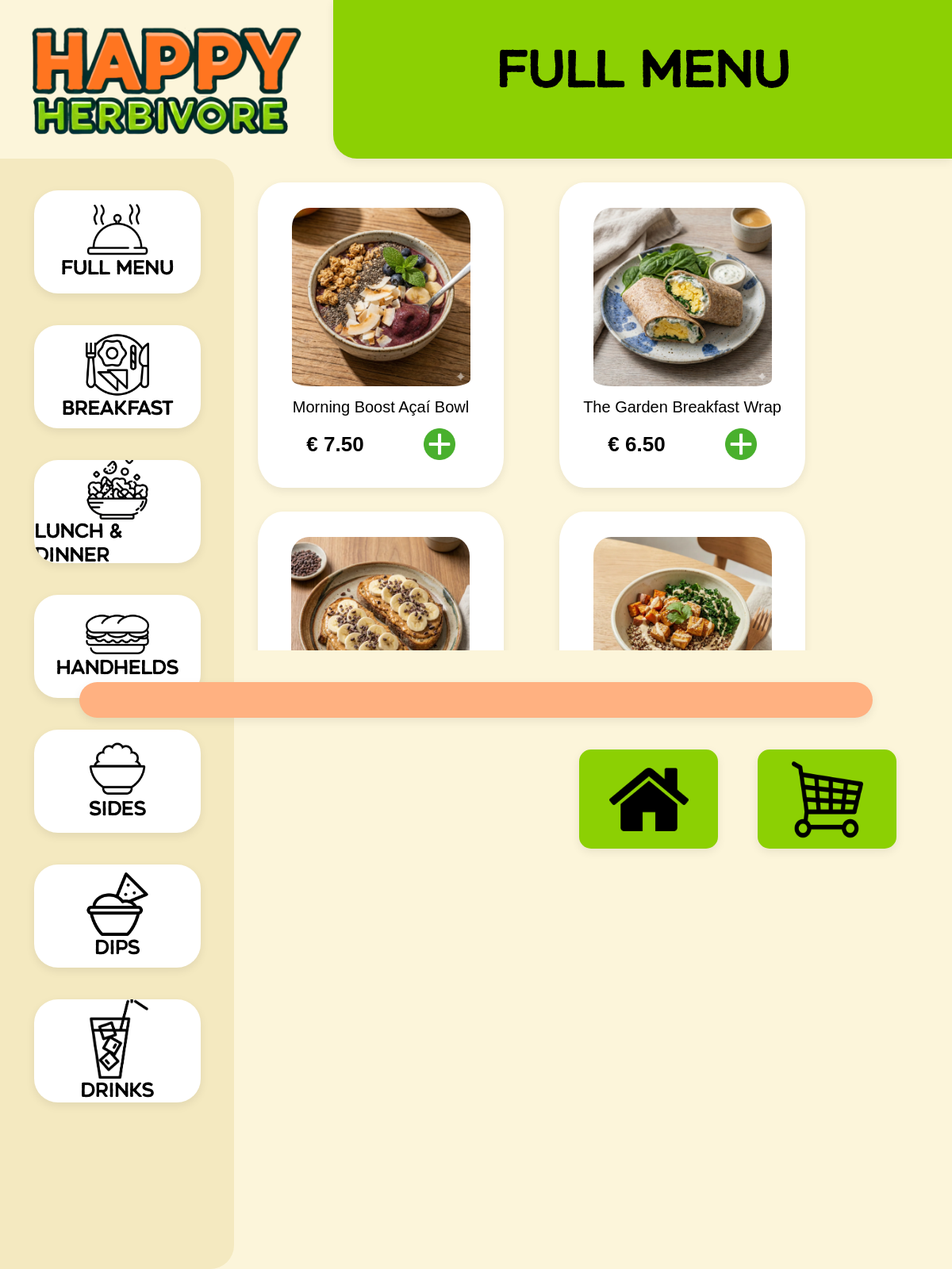
Page /menu.php on the committed database.
### tables this page shows
CREATE TABLE `products` (
  `product_id` int(11) NOT NULL,
  `category_id` int(11) NOT NULL,
  `image_id` int(11) NOT NULL,
  `name` varchar(50) NOT NULL,
  `description` text NOT NULL,
  `price` decimal(25,2) NOT NULL,
  `kcal` varchar(25) NOT NULL,
  `diet_type` text NOT NULL,
  `available` tinyint(1) NOT NULL
);

CREATE TABLE `images` (
  `image_id` int(11) NOT NULL,
  `filename` varchar(255) NOT NULL,
  `description` text NOT NULL
);

### lang.php (called while the page is built, shortened)
<?php
require_once __DIR__ . '/connection.php';
function getCurrentLanguage(): string
{
    $option = $_SESSION['languageOption'] ?? 'English';
    return 'en';
}
function t(string $key, ?string $default = null): string
{
    static $cache = [];
    $lang = getCurrentLanguage();
    $cacheKey = $lang . '|' . $key;
    if (isset($cache[$cacheKey])) {
        return $cache[$cacheKey];
    }
    global $pdo;
    try {
        $stmt = $pdo->prepare(
            'SELECT text FROM translations WHERE language = :language AND `key` = :key LIMIT 1'
        );
        $stmt->execute([
            ':language' => $lang,
            ':key'      => $key,
        ]);
        $row = $stmt->fetch(PDO::FETCH_ASSOC);
        if ($row && isset($row['text'])) {
            $cache[$cacheKey] = $row['text'];
            return $row['text'];
        }
    } catch (Throwable $e) {
    }
    if ($default !== null) {
        return $default;
    }
    return $default ?? $key;
}

### menu.php (the view, shortened to what this page needs)
<?php
include("connection.php");
require_once 'lang.php';
try {
    $category_id = $_GET['category'] ?? null;
    if ($category_id) {
        $stmt = $pdo->prepare("
            SELECT products.*, images.filename, images.description AS image_description
            FROM products
            LEFT JOIN images ON products.image_id = images.image_id
            WHERE products.category_id = :category_id
        ");
        $stmt->bindParam(':category_id', $category_id, PDO::PARAM_INT);
    } else {
        $stmt = $pdo->prepare("
            SELECT products.*, images.filename, images.description AS image_description
            FROM products
            LEFT JOIN images ON products.image_id = images.image_id
        ");
    }
    $header_title = t('menu.category.full_menu', 'Full Menu');
    $stmt->execute();
    $products = $stmt->fetchAll(PDO::FETCH_ASSOC);
} catch (PDOException $e) {
    echo "Error: " . $e->getMessage();
    exit;
}
?>
<!DOCTYPE html>
<html lang="<?= htmlspecialchars(getCurrentLanguage()); ?>">
<head>
    <link rel="stylesheet" href="assets/css/menu.css">
    <link rel="stylesheet" href="assets/css/style.css">
</head>
<body>
    <div class="topbar-container">
        <div class="top-left">
            <img src="assets/img/logo_big_happy_herbivore_transparent.png" id="menu-logo">
        </div>
        <div class="top-right">
            <div id="menu-topbox">
                <h2><?= htmlspecialchars($header_title); ?></h2>
            </div>
        </div>
    </div>
    <div class="content-container">
        <div class="categories-box">
    <a href="menu.php" class="option-button">
        <img src="assets/img/highlights.png" id="category-icon">
        <h1><?= htmlspecialchars(t('menu.category.full_menu', 'Full menu')); ?></h1>
    </a>
    <a href="menu.php?category=1" class="option-button">
        <img src="assets/img/breakfast-icon.png" id="category-icon">
        <h1><?= htmlspecialchars(t('menu.category.breakfast', 'Breakfast')); ?></h1>
    </a>
    <a href="menu.php?category=2" class="option-button">
        <img src="assets/img/salad-icon.png" id="category-icon">
        <h1><?= htmlspecialchars(t('menu.category.lunch_dinner', 'Lunch & Dinner')); ?></h1>
    </a>
    <a href="menu.php?category=4" class="option-button">
        <img src="assets/img/sandwich-icon.png" id="category-icon">
        <h1><?= htmlspecialchars(t('menu.category.handhelds', 'Handhelds')); ?></h1>
    </a>
    <a href="menu.php?category=3" class="option-button">
        <img src="assets/img/sides-icon.png" id="category-icon">
        <h1><?= htmlspecialchars(t('menu.category.sides', 'Sides')); ?></h1>
    </a>
    <a href="menu.php?category=5" class="option-button">
        <img src="assets/img/dips-icon.png" id="category-icon">
        <h1><?= htmlspecialchars(t('menu.category.dips', 'Dips')); ?></h1>
    </a>
    <a href="menu.php?category=6" class="option-button">
        <img src="assets/img/drink-icon.png" id="category-icon">
        <h1><?= htmlspecialchars(t('menu.category.drinks', 'Drinks')); ?></h1>
    </a>
        </div>
<div class="menu-items">
<?php foreach($products as $product): ?>
<div class="menu-item">
<a href="product.php?id=<?= $product['product_id']; ?>" class="menu-link">
<?php if(!empty($product['filename'])): ?>
<img src="assets/img/<?= htmlspecialchars($product['filename']); ?>"
     class="product-image"
     alt="<?= htmlspecialchars(t('product.description.' . (string)$product['product_id'], $product['description'])); ?>">
<?php endif; ?>
<h3><?= htmlspecialchars(t('product.name.' . (string)$product['product_id'], $product['name'])); ?></h3>
</a>
<div class="productinfo-container">
<div class="left-row">
<h4>€ <?= htmlspecialchars($product['price']); ?></h4>
</div>
<div class="right-row">
<a href="cart_action.php?id=<?= $product['product_id']; ?>">
<img src="assets/img/add-icon.png" class="add-button">
</a>
</div>
</div>
</div>
<?php endforeach; ?>
</div>
        </div>
    <div class="bottombar-container">
        <div id="pink-bar"></div>
        <div class="button-row">
        <a href="index.php" id="cancel-button">
            <img src="assets/img/home-icon.png" id="cancel-image">
        </a>
        <a href="cart.php" id="cart-button">
            <img src="assets/img/cart.png" id="cart-image">
        </a>
        </div>
        </div>
</body>
</html>

### assets/css/menu.css (style rules this page uses)
html, body { margin: 0; padding: 0; height: 100%; background-color: #FCF5DA; }
.topbar-container { width: 100%; height: auto; display: flex; flex-direction: row; }
.top-left { width: 35%; display: flex; align-items: center; justify-content: center; flex-direction: column; }
.top-right { width: 65%; display: flex; align-items: center; justify-content: center; text-align: center; flex-direction: column; }
#menu-logo { width: 350px; height: auto; }
#menu-topbox { width: 100%; height: 200px; background-color: #8CD003; border-radius: 0px 0px 0px 30px; box-shadow: 0 4px 12px rgba(0, 0, 0, 0.08); }
h2 { font-size: 60px; font-family: NotoSans, sans-serif; }
.content-container { width: 100%; height: 70%; display: flex; flex-direction: row; }
.categories-box { width: 295px; height: 1400px; background-color: #F4E9C0; border-radius: 0px 30px 30px 0px; display: flex; flex-direction: column; align-items: center; }
.option-button { width: 210px; height: 130px; border-radius: 30px; background-color: white; margin-top: 40px; display: flex; align-items: center; justify-content: center; flex-direction: column; overflow: hidden; text-decoration: none; box-shadow: 0 4px 12px rgba(0, 0, 0, 0.08); }
.menu-link { text-decoration: none; color: black; }
#category-icon { width: 80px; height: auto; }
h1 { font-size: 23px; font-family: NotoSans, sans-serif; margin: 0.5px; color: black; }
.menu-items { width: 70%; height: 100%; padding: 30px; display: flex; flex-wrap: wrap; flex-direction: row; column-gap: 70px; row-gap: 30px; align-content: flex-start; justify-content: flex-start; overflow-y: scroll; }
.menu-item { width: 300px; height: 375px; background-color: white; border-radius: 10%; display: flex; flex-direction: column; justify-content: center; align-items: center; overflow: hidden; padding: 5px; box-shadow: 0 4px 12px rgba(0, 0, 0, 0.08); }
.product-image { width: 225px; height: auto; border-radius: 10%; padding-bottom: 15px; display: block; margin: 0 auto; }
h3 { margin: 0; font-size: 20px; font-family: NotoSans, sans-serif; font-weight: 500; text-align: center; }
h4 { margin: 0; font-size: 26px; font-weight: bold; font-family: NotoSans, sans-serif; }
.add-button { width: 40px; height: auto; }
.productinfo-container { width: 100%; display: flex; flex-direction: row; column-gap: 75px; justify-content: center; padding-top: 15px; }
.left-row { margin-top: 5px; }
.bottombar-container { width: 100%; height: auto; display: flex; flex-direction: column; align-items: center; row-gap: 40px; }
#pink-bar { width: 1000px; height: 45px; border-radius: 40px; background-color: #FFB181; margin-top: 100px; box-shadow: 0 4px 12px rgba(0, 0, 0, 0.08); }
#cart-button { width: 175px; height: 125px; background-color: #8CD003; border-radius: 15px; display: flex; justify-content: center; align-items: center; margin-right: 70px; box-shadow: 0 4px 12px rgba(0, 0, 0, 0.08); }
#cart-image { width: 90px; height: 100px; padding: 10px; }
.button-row { width: 100%; display: flex; flex-direction: row; justify-content: flex-end; gap: 50px; }
#cancel-button { width: 175px; height: 125px; background-color: #8CD003; border-radius: 15px; display: flex; justify-content: center; align-items: center; box-shadow: 0 4px 12px rgba(0, 0, 0, 0.08); }
#cancel-image { width: 100px; height: auto; }

### assets/css/style.css (style rules this page uses)
html, body { margin: 0; padding: 0; height: 100%; }
h1, h2 { font-family: 'renos_roughregular', sans-serif; }

### rows in the picture
products: image.filename (picture), name "Morning Boost Açaí Bowl", price "7.50"
products: image.filename (picture), name "The Garden Breakfast Wrap", price "6.50"
products: image.filename (picture)
products: image.filename (picture)

### other values in the picture
$header_title "Full menu"
t('menu.category.full_menu', 'Full menu') "Full menu"
t('menu.category.breakfast', 'Breakfast') "Breakfast"
t('menu.category.lunch_dinner', 'Lunch & Dinner') "Lunch & Dinner"
t('menu.category.handhelds', 'Handhelds') "Handhelds"
t('menu.category.sides', 'Sides') "Sides"
t('menu.category.dips', 'Dips') "Dips"
t('menu.category.drinks', 'Drinks') "Drinks"
